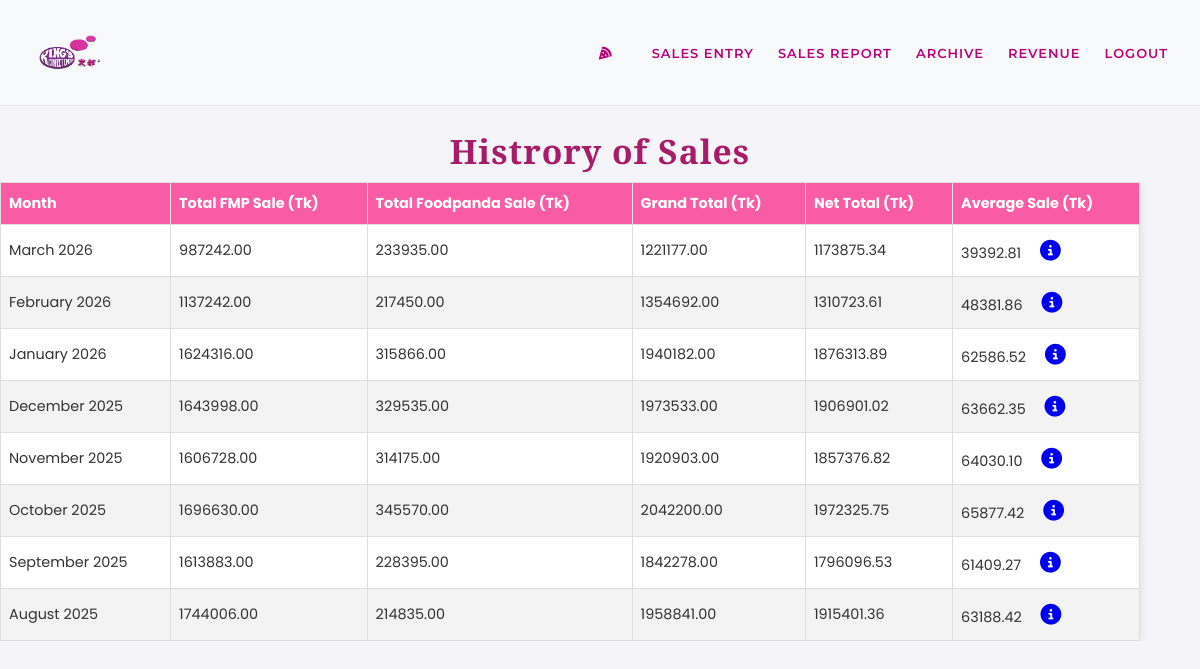
Page /kingsapp/archive/ (signed in) on the earlier database version.
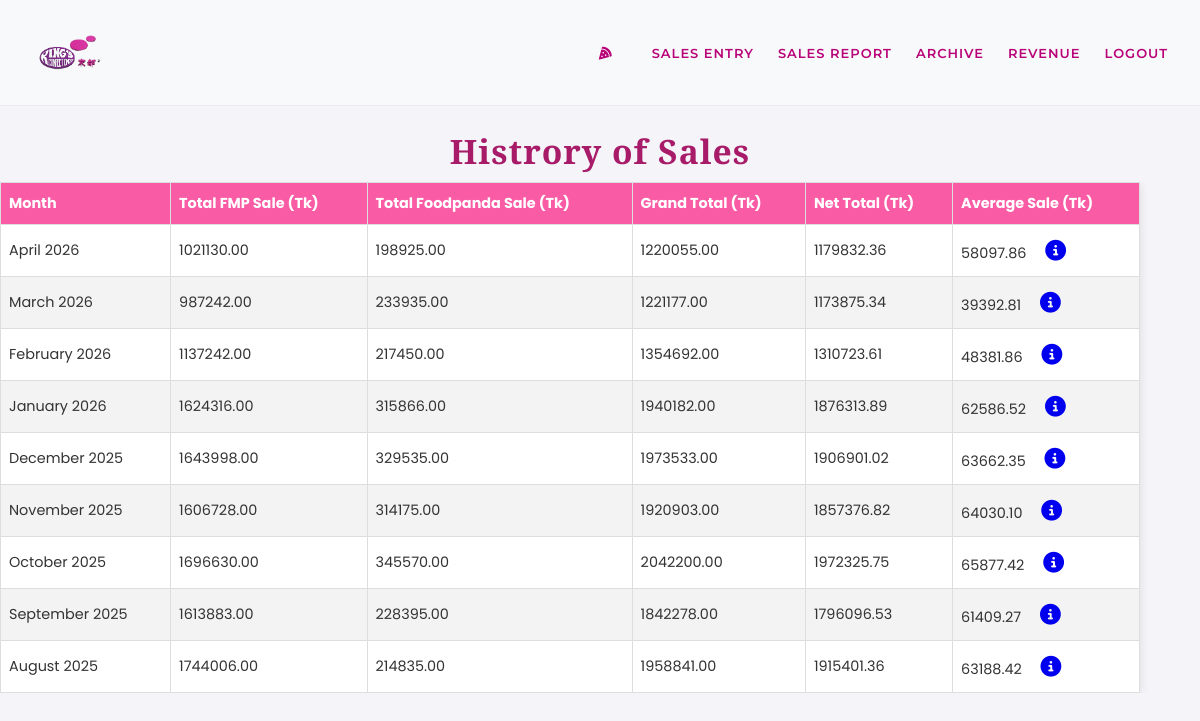
Same page on the later database version.
### kingsapp/models.py (models this page shows, shortened)
class kingsArchvSummary(models.Model):
    month = models.DateField(unique=True)
    total_fmp_sale = models.DecimalField(max_digits=10, decimal_places=2, default=0)
    total_foodpanda_sale = models.DecimalField(max_digits=10, decimal_places=2, default=0)
    grand_total_sale = models.DecimalField(max_digits=10, decimal_places=2, default=0)
    net_total_sale = models.DecimalField(max_digits=10, decimal_places=2, default=0)
    average_daily_sale = models.DecimalField(max_digits=10, decimal_places=2, default=0)
    created_at = models.DateTimeField(auto_now_add=True)
    class Meta:
        verbose_name = 'Kings Archived Summary'
        verbose_name_plural = 'Kings Archived Summary'

### kingsapp/views.py (the view)
# urls.py: path('archive/', views.showArchive, name='show_archive'),
@login_required(login_url='login')
def showArchive(request):
    archived_data = kingsArchvSummary.objects.order_by('month')
    chart_labels = [item.month.strftime('%b %Y') for item in archived_data]
    chart_data = [float(item.grand_total_sale) for item in archived_data]
    context = {
        'archived_data': reversed(archived_data),
        'chart_labels': chart_labels,
        'chart_data': chart_data,
    }
    return render(request, 'kings/archive_data.html', context)

### templates/kings/archive_data.html (shortened to what this page needs)
{% load static %}
<!DOCTYPE html>
<html lang="en">
<head>
    <link rel="stylesheet" href="{% static 'css/kingshowdata.css' %}">
    <link rel="stylesheet" href="https://cdnjs.cloudflare.com/ajax/libs/font-awesome/6.4.0/css/all.min.css">
</head>
<body>
    {% include 'kings/kingsnavbar.html' %}
    <h1>Histrory of Sales</h1>
    <div class="main-container" style="justify-content: center;">
        <div class="report-section">
            <table>
                <thead>
                    <tr>
                        <th>Month</th>
                        <th>Total FMP Sale (Tk)</th>
                        <th>Total Foodpanda Sale (Tk)</th>
                        <th>Grand Total (Tk)</th>
                        <th>Net Total (Tk)</th>
                        <th>Average Sale (Tk)</th>
                    </tr>
                </thead>
                <tbody>
                    {% for archive in archived_data %}
                    <tr>
                        <td>{{ archive.month|date:"F Y" }}</td>
                        <td>{{ archive.total_fmp_sale|floatformat:2 }}</td>
                        <td>{{ archive.total_foodpanda_sale|floatformat:2 }}</td>
                        <td>{{ archive.grand_total_sale|floatformat:2 }}</td>
                        <td>{{ archive.net_total_sale|floatformat:2 }}</td>
                        <td>{{ archive.average_daily_sale|floatformat:2 }} <a href="{% url 'month_rpt' archive.id %}" style="margin-left: 15px; font-size: 1.3rem;" title="View Details"><i class="fa-solid fa-circle-info"></i></a></td>
                    </tr>
                    {% empty %}
                    <tr>
                        <td colspan="6" style="text-align: center;">No archived data found.</td>
                    </tr>
                    {% endfor %}
                </tbody>
            </table>
        </div>
    </div>
</body>
</html>

Differences in the rows shown:
added kingsArchvSummary: month "April 2026", total_fmp_sale "1021130.00", total_foodpanda_sale "198925.00", grand_total_sale "1220055.00", net_total_sale "1179832.36", average_daily_sale "58097.86"
